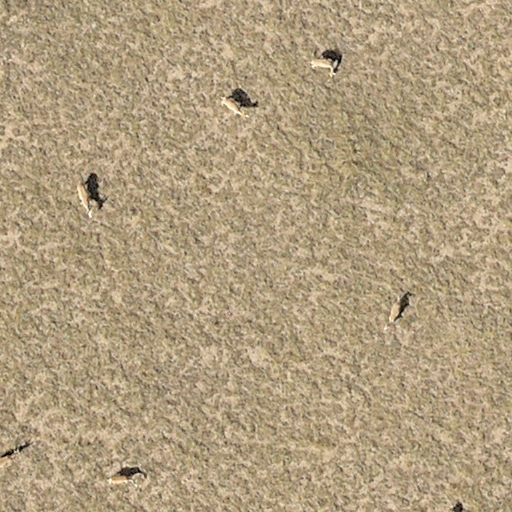
#> input picture 2025_08_05_PhotoRieboR4_g201b201078_f003_259_tile_007_008.png, 512 x 512 px
$ python visualize_slicing.py ../../../../2025_08_05_PhotoRieboR4_g201b201078_f003_259_tile_007_008.png 1.0
#> lines starting #> are read from the running program, lines starting #| are printed output that depends on the picture
#!/usr/bin/env python3
"""
Image Slicing Visualization Tool
Visualizes the process of dividing images into overlapping tiles.

Usage:
    python visualize_slicing.py <image_path> <overlap_percentage> [tile_size]
"""

import os
import sys
import argparse
import numpy as np
import matplotlib.pyplot as plt
import matplotlib.patches as patches
from PIL import Image
import math
from matplotlib.colors import to_rgba


def visualize_image_slicing(image_path, overlap_percentage, tile_size=512, show_tiles_count=6):
    """
    Visualize the image slicing process with overlapping tiles.

    Args:
        image_path (str): Path to the input image
        overlap_percentage (float): Percentage of overlap (0-99)
        tile_size (int): Size of each tile in pixels
        show_tiles_count (int): Number of sample tiles to display
    """
#> called with overlap_percentage = 1, tile_size = 512, show_tiles_count = 6

    # Validate inputs
    if not os.path.exists(image_path):
        raise FileNotFoundError(f"Image file not found: {image_path}")

    if not 0 <= overlap_percentage < 100:
        raise ValueError("Overlap percentage must be between 0 and 99")

    # Load image
    try:
        image = Image.open(image_path)
#> image is the input picture: PIL image 512x512 RGB; mean R, G, B 176.5, 157.6, 126.6
        img_array = np.array(image)
        print(f"Loaded image: {image_path}")
        print(f"Image size: {image.size[0]} x {image.size[1]} pixels")
#| Image size: 512 x 512 pixels
    except Exception as e:
        raise ValueError(f"Could not open image: {e}")

    # Calculate parameters
    overlap_pixels = int(tile_size * overlap_percentage / 100)
    step_size = tile_size - overlap_pixels
    img_width, img_height = image.size
#> img_width = 512; img_height = 512

    # Calculate number of tiles
    tiles_x = math.ceil((img_width - overlap_pixels) / step_size)
#> tiles_x = 1
    tiles_y = math.ceil((img_height - overlap_pixels) / step_size)
#> tiles_y = 1

    print(f"Tile size: {tile_size}x{tile_size} pixels")
    print(f"Overlap: {overlap_percentage}% ({overlap_pixels} pixels)")
    print(f"Step size: {step_size} pixels")
    print(f"Grid: {tiles_x} x {tiles_y} = {tiles_x * tiles_y} tiles")
#| Grid: 1 x 1 = 1 tiles

    # Create visualization
    fig = plt.figure(figsize=(20, 12))

    # 1. Original image with grid overlay
    ax1 = plt.subplot(2, 3, 1)
    ax1.imshow(img_array)
    ax1.set_title(f'Original Image\n{img_width} x {img_height} pixels', fontsize=12)

    # Draw grid lines
    for col in range(tiles_x + 1):
        x = col * step_size
        if x <= img_width:
            ax1.axvline(x=x, color='red', linestyle='-', alpha=0.7, linewidth=1)

    for row in range(tiles_y + 1):
        y = row * step_size
        if y <= img_height:
            ax1.axhline(y=y, color='red', linestyle='-', alpha=0.7, linewidth=1)

    ax1.set_xlim(0, img_width)
    ax1.set_ylim(img_height, 0)

    # 2. Overlap visualization
    ax2 = plt.subplot(2, 3, 2)
    ax2.imshow(img_array, alpha=0.3)
    ax2.set_title(f'Overlap Visualization\n{overlap_percentage}% overlap ({overlap_pixels}px)', fontsize=12)

    # Color different overlapping regions
    colors = ['red', 'blue', 'green', 'yellow', 'purple', 'orange']

    for row in range(min(tiles_y, 4)):  # Show first few rows
        for col in range(min(tiles_x, 6)):  # Show first few columns
            left = col * step_size
            top = row * step_size
            right = min(left + tile_size, img_width)
            bottom = min(top + tile_size, img_height)

            color = colors[(row + col) % len(colors)]
            alpha = 0.3 if (row + col) % 2 == 0 else 0.2

            rect = patches.Rectangle(
                (left, top), right - left, bottom - top,
                linewidth=2, edgecolor=color, facecolor=color, alpha=alpha
            )
            ax2.add_patch(rect)

    ax2.set_xlim(0, img_width)
    ax2.set_ylim(img_height, 0)

    # 3. Step size visualization
    ax3 = plt.subplot(2, 3, 3)

    # Create a simplified diagram
    demo_width = 8
    demo_height = 6
    demo_step = 1.5
    demo_tile = 2

    ax3.set_xlim(0, demo_width)
    ax3.set_ylim(0, demo_height)
    ax3.set_aspect('equal')

    # Draw tiles
    for i in range(4):
        for j in range(3):
            x = i * demo_step
            y = j * demo_step
            if x + demo_tile <= demo_width and y + demo_tile <= demo_height:
                rect = patches.Rectangle(
                    (x, y), demo_tile, demo_tile,
                    linewidth=2, edgecolor='blue', facecolor='lightblue', alpha=0.5
                )
                ax3.add_patch(rect)

                # Add tile number
                ax3.text(x + demo_tile/2, y + demo_tile/2, f'{j*4+i}',
                        ha='center', va='center', fontweight='bold')

    # Add dimensions
    ax3.annotate('', xy=(0, -0.3), xytext=(demo_tile, -0.3),
                arrowprops=dict(arrowstyle='<->', color='red', lw=2))
    ax3.text(demo_tile/2, -0.5, f'Tile size\n({tile_size}px)', ha='center', color='red')

    ax3.annotate('', xy=(0, -0.8), xytext=(demo_step, -0.8),
                arrowprops=dict(arrowstyle='<->', color='green', lw=2))
    ax3.text(demo_step/2, -1.0, f'Step size\n({step_size}px)', ha='center', color='green')

    overlap_demo = demo_tile - demo_step
    ax3.annotate('', xy=(demo_step, demo_tile + 0.1), xytext=(demo_tile, demo_tile + 0.1),
                arrowprops=dict(arrowstyle='<->', color='purple', lw=2))
    ax3.text((demo_step + demo_tile)/2, demo_tile + 0.3, f'Overlap\n({overlap_pixels}px)',
             ha='center', color='purple')

    ax3.set_title('Tiling Schema', fontsize=12)
    ax3.axis('off')

    # 4-6. Sample tiles
    sample_positions = []

    # Select interesting tile positions
    positions_to_show = [
        (0, 0),  # Top-left corner
        (min(1, tiles_y-1), min(2, tiles_x-1)),  # Somewhere in middle
        (min(2, tiles_y-1), 0),  # Left edge
        (0, min(3, tiles_x-1)),  # Top edge
        (min(tiles_y-1, 3), min(tiles_x-1, 4)),  # Towards bottom-right
        (min(1, tiles_y-1), min(1, tiles_x-1)),  # Early middle
    ]

    for idx, (row, col) in enumerate(positions_to_show[:3]):
        ax = plt.subplot(2, 3, 4 + idx)

        # Calculate tile boundaries
        left = col * step_size
        top = row * step_size
        right = min(left + tile_size, img_width)
        bottom = min(top + tile_size, img_height)

        # Extract and display tile
        if right > left and bottom > top:
            tile_img = img_array[top:bottom, left:right]
            ax.imshow(tile_img)
            ax.set_title(f'Tile [{row}, {col}]\nPosition: ({left}, {top})\nSize: {right-left}x{bottom-top}',
                        fontsize=10)
            sample_positions.append((row, col, left, top, right, bottom))

        ax.axis('off')
#> after the loop, sample_positions = [(0, 0, 0, 0, 512, 512), (0, 0, 0, 0, 512, 512), (0, 0, 0, 0, 512, 512)]

    plt.tight_layout()

    # Show statistics
    total_pixels = img_width * img_height
#> total_pixels = 262144
    tile_pixels = tile_size * tile_size
    overlap_ratio = overlap_percentage / 100

    stats_text = f"""
Image Slicing Statistics:
━━━━━━━━━━━━━━━━━━━━━━━━━━━━━━━━━━━━━━━━━━━━━━━━━━━
Original image: {img_width} × {img_height} = {total_pixels:,} pixels
Tile size: {tile_size} × {tile_size} = {tile_pixels:,} pixels
Overlap percentage: {overlap_percentage}% ({overlap_pixels} pixels)
Step size: {step_size} pixels
Grid dimensions: {tiles_x} × {tiles_y} = {tiles_x * tiles_y} tiles

Memory usage (approximate):
- Original image: {total_pixels * 3 / 1024 / 1024:.1f} MB (RGB)
- All tiles: {tiles_x * tiles_y * tile_pixels * 3 / 1024 / 1024:.1f} MB
- Compression ratio: {(tiles_x * tiles_y * tile_pixels) / total_pixels:.1f}x
"""

    plt.figtext(0.02, 0.02, stats_text, fontsize=10, family='monospace',
               bbox=dict(boxstyle="round,pad=0.5", facecolor="lightgray", alpha=0.8))

    plt.show()
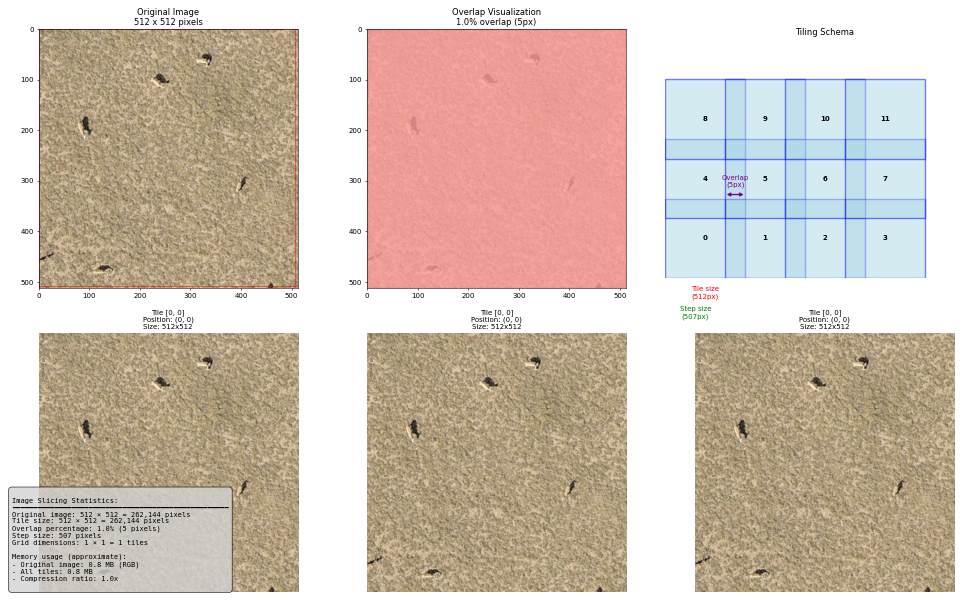
#> figure drawn by matplotlib, 6 panels
    # Let's save figure

    return sample_positions


# [63 lines left out: function create_detailed_overlap_visualization, not called in this run]


def main():
    parser = argparse.ArgumentParser(description="Visualize image slicing process")
    parser.add_argument("image_path", help="Path to the input image")
    parser.add_argument("overlap_percentage", type=float,
                       help="Overlap percentage between tiles (0-99)")
    parser.add_argument("--tile-size", type=int, default=512,
                       help="Size of each tile in pixels (default: 512)")
    parser.add_argument("--detailed", action="store_true",
                       help="Show detailed overlap visualization")

    args = parser.parse_args()

    try:
        print("Creating main visualization...")
        visualize_image_slicing(args.image_path, args.overlap_percentage, args.tile_size)

        if args.detailed:
            print("Creating detailed overlap visualization...")
            create_detailed_overlap_visualization(
                args.image_path, args.overlap_percentage, args.tile_size
            )

    except Exception as e:
        print(f"Error: {e}")
        sys.exit(1)


if __name__ == "__main__":
    main()
